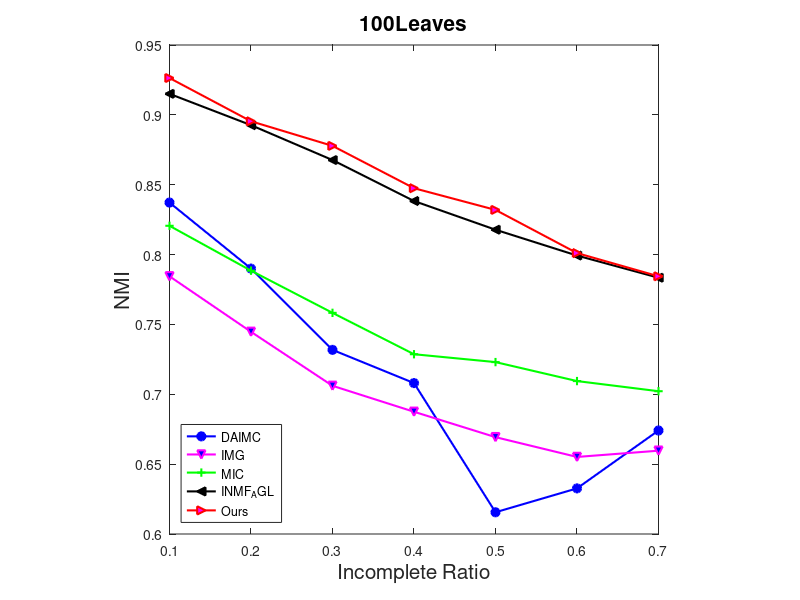

Write MATLAB code to recreate this figure.
clc
clear all
% res = load('purity.txt');
%res = load('100leaves_nmi.txt');
res = load('100leaves_nmi.txt');
% res = res';
% res = res / 100;
grid on
plot((0.1:0.1:0.7),res(1,:),'b-','LineWidth', 1.5,'Marker','o','MarkerFaceColor','b');
hold on
plot((0.1:0.1:0.7),res(2,:),'m-','LineWidth', 1.5,'Marker','v','MarkerFaceColor','b');
plot((0.1:0.1:0.7),res(3,:),'g-','LineWidth', 1.5,'Marker','+','MarkerFaceColor','g');
plot((0.1:0.1:0.7),res(4,:),'k-','LineWidth', 1.5,'Marker','<','MarkerFaceColor','k');
plot((0.1:0.1:0.7),res(5,:),'r-','LineWidth', 1.5,'Marker','>','MarkerFaceColor','m');
% plot((5:5:30),res(6,:),'m--','LineWidth', 1.5,'Marker','h','MarkerFaceColor','m');
% 
% plot((5:5:30),res(7,:),'c--','LineWidth', 1.5,'Marker','p','MarkerFaceColor','c');
% plot((5:5:30),res(8,:),'c-','LineWidth', 1.5,'Marker','s','MarkerFaceColor','c');
% plot((5:5:30),res(9,:),'r-','LineWidth', 1.5,'Marker','o','MarkerFaceColor','r');

gca1 = legend({'DAIMC','IMG','MIC','INMF_AGL','Ours'},'Location','southwest');
%set(gca,'YLim',[0.15 0.5]);
title('100Leaves','FontSize',15);
ylabel('NMI','FontSize',15);
xlabel('Incomplete Ratio','FontSize',15);
set(gca,'PlotBoxAspectRatio',[1 1 1]);